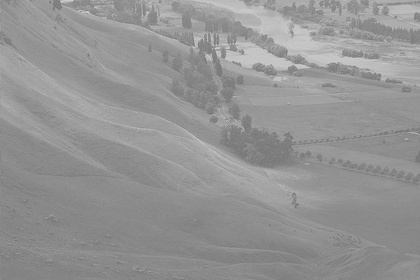
%> input picture code/input_img/1.jpg, 420 x 280 px, shrunk from 800 x 534 before the run
$ octave --eval "result = histeq_17510056(imread('input_img/1.jpg'));"   (GNU Octave 9; MATLAB toolbox functions it lacks are replaced by stand-ins)
%> lines starting %> are read from the running program, lines starting %| are printed output that depends on the picture
### code/he_I.m
function [J,T] = he_I(I)
%number of levels
L=256;
%inbuit-function for comparision
[q,qt]=histeq(I,L);
%for equilisation operation
I=round(255.*I);
%unique intensity values and their count
[ix,iy]=size(I);
t=[I(1,1),0];
nu=0;
% r_k and n_k calculation
for i=1:ix
    for j=1:iy
        a=I(i,j);
        cond=(t(:,1)==a);
        if sum(cond)==0
            t=[t;I(i,j),1];
            nu=nu+1;
        else
            for k=1:length(cond)
                if cond(k)==1
                    break
                end
            end
            t(k,2)=t(k,2)+1;
            nu=nu+1;
        end
    end
end
%sorting
[s1,s2]=bubble_srt(t(:,1));
t(:,1)=t(s2,1);
t(:,2)=t(s2,2);
%p_k
t(:,3)=t(:,2)./(ix.*iy);
%s_k
sum_n=0;
for i=1:length(t(:,3))
    sum_n=sum_n+t(i,3);
    cdf=sum_n*(255);
    t(i,4)=round(cdf);
end
%bins
b_n=1/(L-1);
mrk=L-2;
bin=[0];
for i=1:mrk
    bin=[bin;b_n*i];
end
bin=[bin;1];
bin=round(255.*bin);
%bin_divider
bd=round((255/(L)):(255/(L)):255);
bd(end)=[];
%bin assignment
for i=1:length(t(:,2))
    vl=t(i,4);
    %%%
    for xi=1:length(bd)
        if vl<bd(xi)
            t(i,5)=bin(xi);
            mrk=0;
            break;
        else
            mrk=1;
        end
    end
    if mrk==1
        t(i,5)=bin(end);
    end
end
%changing pixel value
a=i;
J=I;
for i=1:ix
    for j=1:iy
        b=I(i,j);
        J(i,j)=changePixVal(t,a,b,5)/255;
    end
end
%Gray transformation
T=round(0:1/256:1);
for i=1:length(t(:,1))
    T(t(:,1)+1)=t(:,5)/255;
end
%processed image_inbuilt
subplot(2,2,1)
imshow(q)
title('processed image inbuilt')
%processed image_by_user
subplot(2,2,2)
imshow(J)
title('processed image by user')
%hist_unbuilt
subplot(2,2,3)
[out1(:,1),out1(:,2)]=hist_freq(q);
stem(out1(:,1),out1(:,2),'g')
title('hist unbuilt')
%hist_by_user
subplot(2,2,4)
[out2(:,1),out2(:,2)]=hist_freq(J);
stem(out2(:,1),out2(:,2))
title('hist by user')
% T plot
figure()
subplot(1,2,1)
plot(1:length(T),T,'g')
title('TranformationCurve inbuilt')
subplot(1,2,2)
plot(1:length(qt),qt)
title('TranformationCurve by user')
end

### code/bubble_srt.m
function [a,ai] = bubble_srt(a)
l=length(a);
ai=1:l;
for k=1:(l-1)
    for s=1:(l-1)
        if a(s)>a(s+1)
            %value swap
            temp1=a(s);
            a(s)=a(s+1);
            a(s+1)=temp1;
            %optional:nargout
            if nargout>1
                temp2=ai(s);
                ai(s)=ai(s+1);
                ai(s+1)=temp2;
            end
        end
    end
end
end

### code/hist_freq.m
function [x,y] = hist_freq(A)
a=A(:);
x=unique(a);
y=0.*x;
for i=1:length(a)
    for j=1:length(x)
        if a(i)==x(j)
            y(j)=y(j)+1;
            break
        end
    end
end
end

### code/histeq_17510056.m
function [J,T] = histeq_17510056(I,x,verbose_fig)
%I is the image
%x can either be number of bins (n) or it can be (hgram)
%verbose_fig for histograms,labels and title
if nargin==1
    %histeq(I)
    [J,T]=he_I(I);
%> in he_I, `[q,qt]=histeq(I,L);`:
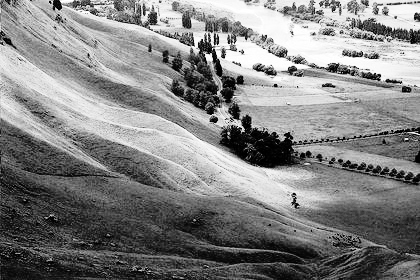
%> q: size 280x420 uint8; min 0, max 255, mean 130
%> in he_I, `[q,qt]=histeq(I,L);`: qt = 256 values from 0 to 1
%> in he_I, `I=round(255.*I);`: I: size 280x420 uint8; every value is 255
%> in he_I, `t=[I(1,1),0];`: t = [255 0]
%> after the loop in he_I, `for i=1:ix`: nu = 117600; t = [255 255]
%> in bubble_srt, `l=length(a);`: l = 1
%> in he_I, `[s1,s2]=bubble_srt(t(:,1));`: s1 = 255; s2 = 1
%> the loop in he_I, `for i=1:length(t(:,3))` made 1 pass
%> (sum_n, cdf) on pass 1: (0, 0)
%> after the loop in he_I, `for i=1:length(t(:,3))`: t = [255 255 0 0]
%> the loop in he_I, `for i=1:length(t(:,2))` made 1 pass
%> vl on pass 1: 0
%> after the loop in he_I, `for i=1:length(t(:,2))`: mrk = 0; t = [255 255 0 0 0]
%> in he_I, `a=i;`: a = 1
%> after the loop in he_I, `for i=1:ix`: J: size 280x420 uint8; every value is 0
%> the loop in he_I, `for i=1:length(t(:,1))` made 1 pass
%> after the loop in he_I, `for i=1:length(t(:,1))`: T = 257 values, max 1 at index 129, min 0 at index 1, mean 0.498
%> in hist_freq, `x=unique(a);`: x = 66 values from 0 to 255
%> in hist_freq, `y=0.*x;`: y = 66 values from 0 to 0
%> after the loop in hist_freq, `for i=1:length(a)`: y = 66 values from 255 to 255
%> in he_I, `title('hist by user')`:
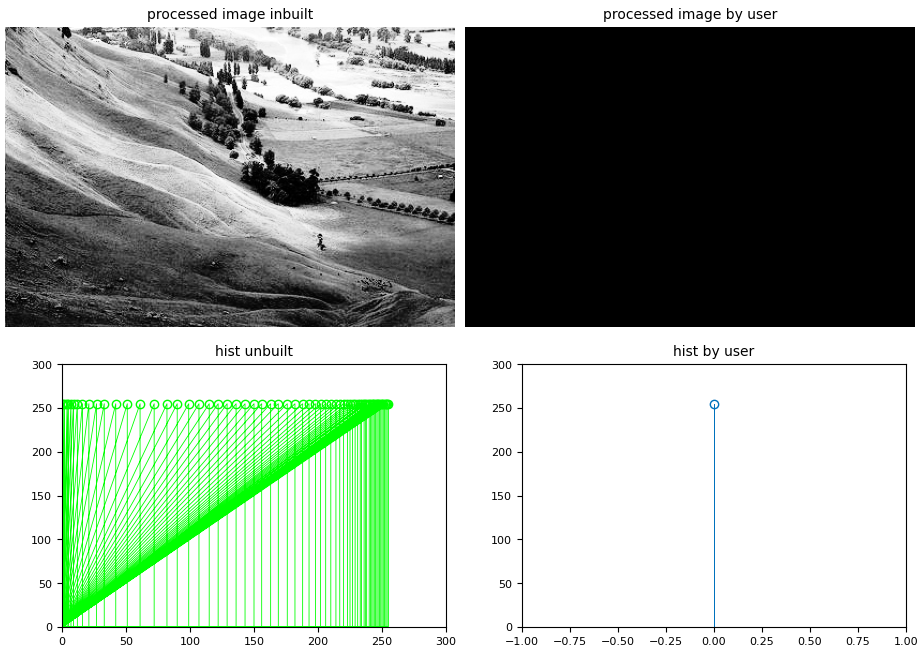
%> figure redrawn from the program's plot data, 4 panels
end
if nargin==2
    if numel(x)==1
        %histeq(I,n)
        J=he_I_n(I,x);
    else
        %histeq(I,hgram)
        J=he_I_hgram(I,x);
    end
end
if nargin==3
    %histeq(I,I1,verbose_fig)
    J=he_I_x_vrb(I,x,verbose_fig);
end
end
%> `result = histeq_17510056(imread('input_img/1.jpg'));`:
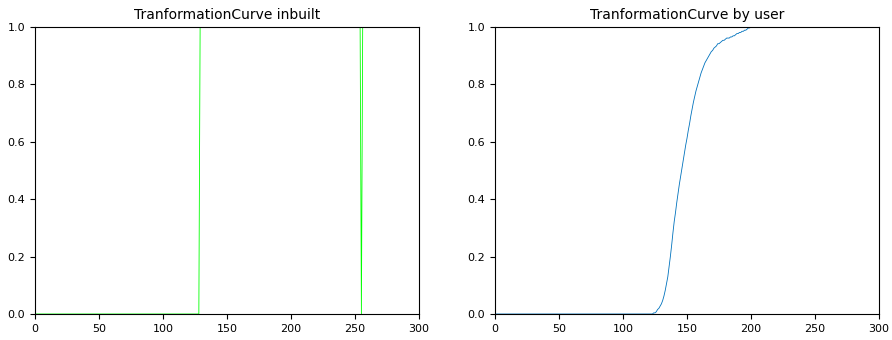
%> figure redrawn from the program's plot data, 2 panels; panel 1: curve peaks at x = 129, y = 1; panel 2: curve peaks at x = 200, y = 1
